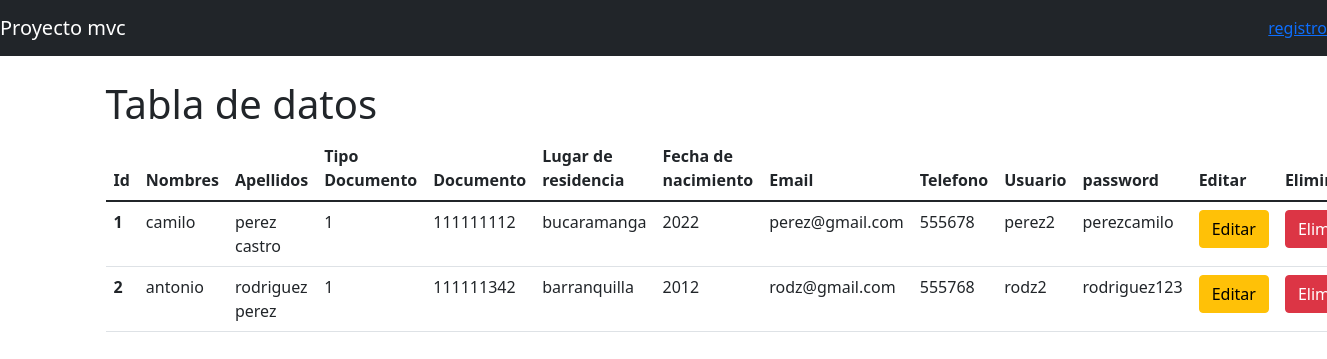
/mvcapp/, run on the app's committed database.
### mvcapp/models.py (models this page shows)
class persona(models.Model):
    nombres = models.CharField(max_length=30)
    apellidos = models.CharField(max_length=30)
    idtipodocumento = models.IntegerField()
    documento = models.IntegerField()
    lugarresidencia = models.CharField(max_length=30)
    fechanacimiento = models.IntegerField()
    email = models.EmailField()
    telefono = models.IntegerField()
    usuario = models.CharField(max_length=15)
    password = models.CharField(max_length=15)

### mvcapp/views.py (the view)
# urls.py: path('',views.index, name='index'),
def index(request) :
        personas = persona.objects.all()
        context={'personas':personas}
        return render(request,'index.html', context)

### mvcapp/templates/index.html (shortened to what this page needs)
{% extends 'plantilla.html' %}
{% block body%}
    <h1>Tabla de datos</h1>
    <table class="table">
        <thead>
          <tr>
            <th scope="col">Id</th>
            <th scope="col">Nombres</th>
            <th scope="col">Apellidos</th>
            <th scope="col">Tipo Documento</th>
            <th scope="col">Documento</th>
            <th scope="col">Lugar de residencia</th>
            <th scope="col">Fecha de nacimiento</th>
            <th scope="col">Email</th>
            <th scope="col">Telefono</th>
            <th scope="col">Usuario</th>
            <th scope="col">password</th>
            <th scope="col">Editar</th>
            <th scope="col">Eliminar</th>
          </tr>
        </thead>
        {% if personas %}
        <tbody>
          {% for perso in personas %}
          <tr>
            <th scope="row">{{perso.id}}</th>
            <td>{{ perso.nombres }}</td>
            <td>{{ perso.apellidos }}</td>
            <td>{{ perso.idtipodocumento }}</td>
            <td>{{ perso.documento }}</td>
            <td>{{ perso.lugarresidencia }}</td>
            <td>{{ perso.fechanacimiento }}</td>
            <td>{{ perso.email }}</td>
            <td>{{ perso.telefono }}</td>
            <td>{{ perso.usuario }}</td>
            <td>{{ perso.password }}</td>
            <td><a class="btn btn-warning" href="{% url 'edit' perso.id  %}">Editar</a></td>
            <td><a class="btn btn-danger" href="{% url 'delete' perso.id %}">Eliminar</a></td>
          </tr>
          {% endfor %}
        </tbody>
        {% endif %}
      </table>
{% endblock %}

### mvcapp/templates/plantilla.html (shortened to what this page needs)
<!DOCTYPE html>
<html lang="en">
<head>
    <link href="https://cdn.jsdelivr.net/npm/bootstrap@5.1.3/dist/css/bootstrap.min.css" rel="stylesheet">
</head>
<body>
    <nav class="navbar navbar-dark bg-dark">
        <a class="navbar-brand" href=" {% url 'index' %} ">Proyecto mvc</a>
        <a class="" href="{% url 'registrar' %}">registro</a>
    </nav>
    <div class="container pt-4">
        {% block body %}
        {% endblock %}
    </div>
</body>
</html>

### data on the page
persona: id "1", nombres "camilo", apellidos "perez castro", idtipodocumento "1", documento "111111112", lugarresidencia "bucaramanga", fechanacimiento "2022", email "perez@gmail.com", telefono "555678", usuario "perez2", password "perezcamilo"
persona: id "2", nombres "antonio", apellidos "rodriguez perez", idtipodocumento "1", documento "111111342", lugarresidencia "barranquilla", fechanacimiento "2012", email "rodz@gmail.com", telefono "555768", usuario "rodz2", password "rodriguez123"
